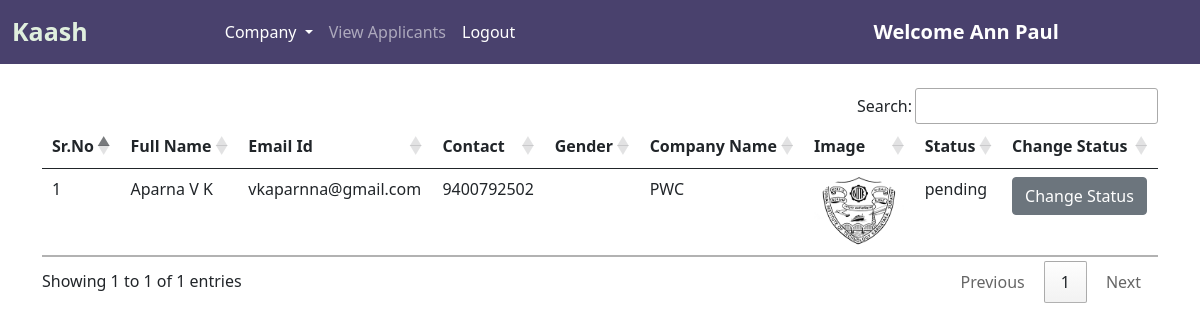
The page /pending_companies/ (signed in) on the database its author committed.
### jobs/models.py (models this page shows, shortened)
class Company(models.Model):
    user = models.ForeignKey(User, on_delete=models.CASCADE)
    phone = models.CharField(max_length=10)
    image = models.ImageField(upload_to="")
    type = models.CharField(max_length=15)
    status = models.CharField(max_length=20)
    company_name = models.CharField(max_length=100)

### jobs/views.py (the view)
# urls.py: path("pending_companies/", views.pending_companies, name="pending_companies"),
def pending_companies(request):
    if not request.user.is_authenticated:
        return redirect("/admin_login")
    companies = Company.objects.filter(status="pending")
    return render(request, "pending_companies.html", {'companies': companies})

### jobs/templates/pending_companies.html (shortened to what this page needs)
{% extends 'admin_navbar.html' %}
{% block body %}
<div class="container mt-4">
<table class="table table-hover" id="example">
    <thead>
        <tr>
            <th>Sr.No</th>
            <th>Full Name</th>
            <th>Email Id</th>
            <th>Contact</th>
            <th>Gender</th>
            <th>Company Name</th>
            <th>Image</th>
            <th>Status</th>
            <th>Change Status</th>
        </tr>
    </thead>
    <tbody>
        {% for company in companies %}
        <tr>
            <td>{{forloop.counter}}</td>
            <td>{{company.user.get_full_name}}</td>
            <td>{{company.user.email}}</td>
            <td>{{company.phone}}</td>
            <td>{{company.gender}}</td>
            <td>{{company.company_name}}</td>
            <td><img src="{{company.image.url}}" class="rounded-circle" width="90px" height="70px"></td>
            <td>{{company.status}}</td>
            <td><a href="/change_status/{{company.id}}/" class="btn btn-secondary">Change Status</a></td>
        </tr>
        {% endfor %}
    </tbody>
</table>
</div>
{% endblock %}

### jobs/templates/admin_navbar.html (shortened to what this page needs)
<!doctype html>
<html lang="en">
<head>
  <link href="https://cdn.jsdelivr.net/npm/bootstrap@5.0.2/dist/css/bootstrap.min.css" rel="stylesheet"
>
  <link rel="stylesheet" href="https://cdn.datatables.net/1.10.25/css/jquery.dataTables.min.css">
  <link rel="stylesheet" href="https://cdn.datatables.net/buttons/1.7.1/css/buttons.dataTables.min.css">
</head>
<body>
  <nav class="navbar navbar-expand-lg navbar-dark">
    <div class="container-fluid">
      <a class="navbar-brand" href="/"><span class="head1">Kaash</span></a>
      <div class="container w-75">
        <div class="collapse navbar-collapse" id="navbarSupportedContent">
          <ul class="navbar-nav me-auto mb-2 mb-lg-0">
            <div class="collapse navbar-collapse" id="navbarNavDarkDropdown">
              <ul class="navbar-nav">
                <li class="nav-item dropdown">
                  <a class="nav-link active dropdown-toggle" href="#" id="navbarDarkDropdownMenuLink" role="button"
                    data-bs-toggle="dropdown" aria-expanded="false">
                    Company
                  </a>
                </li>
              </ul>
            </div>
            <li class="nav-item">
              <a class="nav-link {% block view_applicants %} {% endblock %}" href="/view_applicants/">View
                Applicants</a>
            </li>
            <li class="nav-item">
              <a class="nav-link active" href="/logout/">Logout</a>
            </li>
          </ul>
          <a class="navbar-brand" style="font-weight: bold;" href="#">Welcome {{request.user.get_full_name}}</a>
        </div>
      </div>
  </nav>
  {% block body %}
  {% endblock %}
</body>
</html>

### jobs/templates/admin_navbar.html (style rules this page uses)
.navbar { background-color: #49416dff; }
.head1 { color: #e0efdeff; font-size: 25px; font-weight: bold; height: 50px; }

### rows shown on the page
Company: user.get_full_name "Aparna V K", user.email "vkaparnna@gmail.com", phone "9400792502", company_name "PWC", image (picture), status "pending"

### other values the page prints
{{ request.user.get_full_name }} "Ann Paul"
